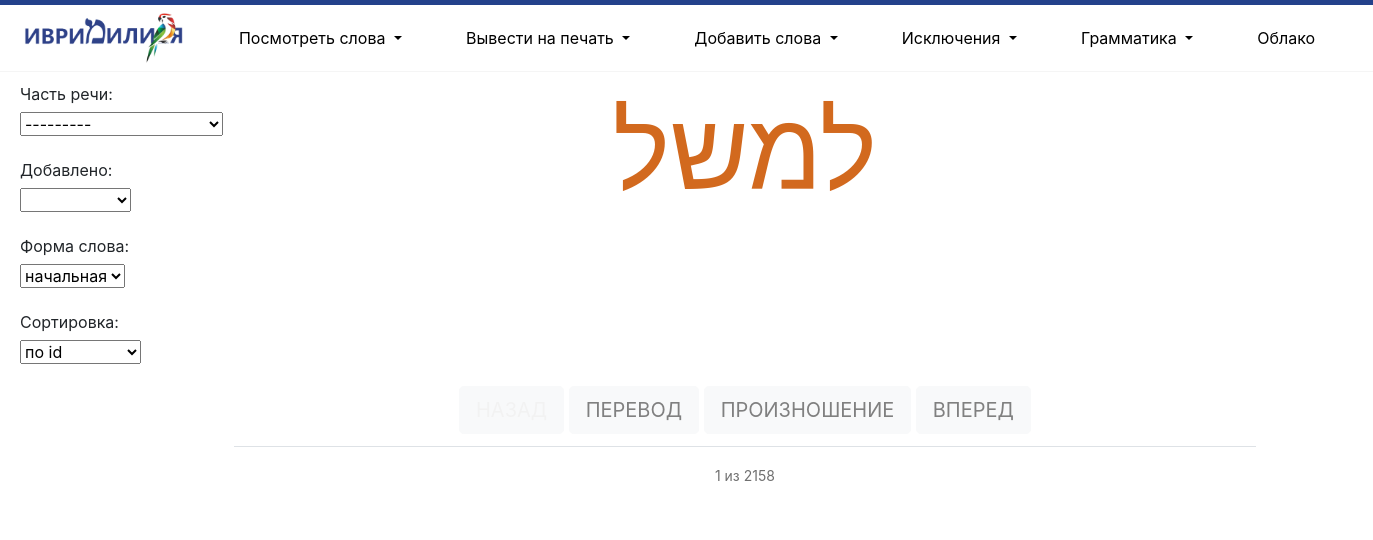
The page / on the database its author committed.
### mycards/models.py (models this page shows, shortened)
class WordForm(models.Model):
    time = models.CharField(max_length=20, null=True, blank=True)
    gender = models.CharField(max_length=7, null=True, blank=True)
    number = models.CharField(max_length=13, null=True, blank=True)
    name = models.CharField(max_length=64, verbose_name='Название (для поиска)')
    vocal_name = models.CharField(max_length=64, verbose_name='Название с огласовками')
    exception = models.IntegerField(default=0)
    pronunciation = models.CharField(max_length=64, verbose_name='Произношение')
    translation = models.CharField(max_length=64, verbose_name='Перевод')
    word = models.ForeignKey(Word, on_delete=models.PROTECT, related_name='forms', verbose_name='Основная форма')
    example = models.TextField(null=True, blank=True)
    form_type = models.ForeignKey(FormType, on_delete=models.PROTECT, related_name='words', verbose_name='Тип формы', null=True)
    comment = models.TextField(null=True, blank=True)
    client = models.ManyToManyField(Client, through='ClientWordForm', related_name='words')

### mycards/views.py (the view)
# urls.py: path('', views.WordsToLearn.as_view(), name='main'),
class WordsToLearn(ListView):
    paginate_by = 1
    model = WordForm
    template_name = 'mycards/learn_words.html'
    context_object_name = 'words'
    form = WordsToLearnForm
    def get_context_data(self, *, object_list=None, **kwargs):
        context = super().get_context_data(**kwargs)
        context['title'] = "Запомнить"
        context['form'] = self.form(self.request.GET)
        query = self.request.GET.copy()
        if 'page' in query:
            del query['page']
        context['query_string'] = query.urlencode()
        return context
    def get_queryset(self):
        word_queryset = WordForm.objects.all()
        form = self.form(self.request.GET)
        if form.is_valid():
            type = form.cleaned_data.get('type')
            date = form.cleaned_data.get('date')
            sort = form.cleaned_data.get('sort')
            try:
                form_type_lst = list(map(int, form.cleaned_data['form_type'].strip('[]').split(', ')))
            except:
                form_type_lst = []
            today = timezone.now()
            try:
                DD = dt.timedelta(days=int(date))
            except:
                DD = dt.timedelta(days=int(10000))
            earlier = today - DD
            if type:
                word_queryset = word_queryset.filter(word__type=type)
            if date:
                word_queryset = word_queryset.filter(word__time_create__gt=earlier)
            if form_type_lst:
                word_queryset = word_queryset.filter(form_type__in=form_type_lst)
            if sort:
                word_queryset = word_queryset.order_by(sort)
        return word_queryset

### mycards/models.py (called while the page is built)
    def __str__(self):
        return str(self.name)

### mycards/templates/mycards/learn_words.html (shortened to what this page needs)
{% extends 'mycards/base.html' %}
{% load custom_tags %}
{%  load static %}
{% block container %}
{% load crispy_forms_tags %}
<div class="row">
    <div class="col-2">
            <form action="" method="get" class="">
                <table class="table table-borderless m-0 pl-2">
          <tbody>
            <tr>
                <td><label class="form-label m-0 pb-2 pl-2" for="{{ form.type.id_for_label }}" >Часть речи:</label><br>
                    <span class="pl-2"> {{ form.type }}</span>
                </td>
            </tr>
            <tr>
                <td><label class="form-label m-0 pb-2 pl-2" for="{{ form.date.id_for_label }}">Добавлено:</label><br>
                    <span class="pl-2"> {{ form.date }}</span>
                </td>
            </tr>
            <tr>
                <td><label class="form-label m-0 pb-2 pl-2" for="{{ form.form_type.id_for_label }}">Форма слова:</label><br>
                    <span class="pl-2"> {{ form.form_type }}</span>
                </td>
            </tr>
            <tr>
                <td><label class="form-label m-0 pb-2 pl-2" for="{{ form.sort.id_for_label }}">Сортировка:</label><br>
                <span class="pl-2"> {{ form.sort }}</span>
                </td>
            </tr>
          </tbody>
        </table>
    </form>
    </div>
    <div class="col-9">
    {% for word in words %}
    <table class="table m-0 p-0">
          <tbody>
            <tr>
                <td class="no-border-top">
                </td>
                <td class="text-center no-border-top">
                    <p class="text-center learn-word-name m-0 p-0 {% if word.gender == 'женский' %} color-female {% elif word.gender == 'мужской' %} color-male {% endif %}">{{ word.name }}</p><br>
                    <p class="text-center learn-word-pronunciation color-white m-0 p-0">[{{ word.pronunciation }}]</p>
                    <p class="text-center learn-word-translation color-white m-0 p-0">{{ word.translation }}</p><br>
                    {% if page_obj.has_previous %}
                    <a class="btn btn-light btn-lg text-left color-grey" href="?{{ query_string }}&page={{ page_obj.previous_page_number }}" role="button">НАЗАД</a>
                    {% else %}
                    <a class="btn btn-light btn-lg text-left color-light-grey" href="#" role="button">НАЗАД</a>
                    {% endif %}
                    <button class="btn btn-light btn-lg text-center color-grey show-translation" type="submit">ПЕРЕВОД</button>
                    <button class="btn btn-light btn-lg text-center color-grey show-pronunciation" type="submit">ПРОИЗНОШЕНИЕ</button>
                    {% if page_obj.has_next %}
                    <a class="btn btn-light btn-lg text-right color-grey" href="?{{ query_string }}&page={{ page_obj.next_page_number }}" role="button">ВПЕРЕД</a>
                    {% else %}
                    <a class="btn btn-light btn-lg text-left color-light-grey" href="#" role="button">ВПЕРЕД</a>
                    {% endif %}
                </td>
                <td class="no-border-top text-right">
                </td>
            </tr>
            <tr>
                <td>
                </td>
                <td>
                    <p class="text-center learn-word-display-pages pt-2">{{ page_obj.number }} из {{ page_obj.paginator.num_pages }}</p>
                </td>
                <td class="text-right">
                </td>
            </tr>
          </tbody>
        </table>
    {% endfor %}
    </div>
    </div>
{% endblock %}

### mycards/static/css/style.css (style rules this page uses)
.no-border-top { border-top: 0px !important; }
.learn-word-name { font-size: 108px; white-space: nowrap; color: #D2691E; }
.learn-word-pronunciation { font-size: 36px; color: #F3F3F3; padding: 0px !important; }
.learn-word-translation { font-size: 72px; color: #F3F3F3; white-space: nowrap; }
.learn-word-display-pages { font-size: 14px; color: #707070; vertical-align: middle; }
.color-white { color: white; }
.color-grey { color: grey; }
.color-light-grey { color: #F2F2F2; }

### rows shown on the page
WordForm: name "למשל", number "1", paginator.num_pages "2158"
